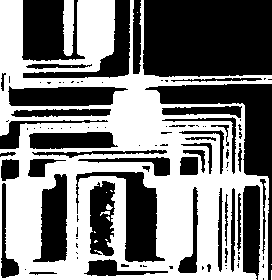
%> input picture Image processing/Εργασία 2η/circbw.tif, 272 x 280 px, given in place of cameraman.tif, which was not available
$ octave pr_imEx2.m   (GNU Octave 9; MATLAB toolbox functions it lacks are replaced by stand-ins)
%> lines starting %> are read from the running program, lines starting %| are printed output that depends on the picture; in (x1, y1, x2, y2) boxes, pixels count from 0 and x2, y2 are one past the last pixel; in counts of white or black regions, pixels touching at a corner belong together; the program's own positions count from 1; pictures that were not available may be replaced by others from this repository, and a replacement may not be noted
### Image processing/Εργασία 2η/myEdge.m
function[x] = myEdge(x,filter)

if strcmp(filter,'roberts') == 1 %creating table X1.
x1 = [1 0 0; 0 -1 0; 0 0 0];
%creatign filter by using X1 table

xx1 = filter2(x1,x); %creating table X2.
x2 = [0 1 0; -1 0 0; 0 0 0];
%creatign filter by using X2 table

xx2 = filter2(x2,x);
%combination of filters and elevation in square.
rob = sqrt(xx1.^2 + xx2.^2);
[x]=rob/255;
end
if strcmp(filter,'sobel') == 1 %creating table X1.
x1 = [1 0 0; 0 -1 0; 0 0 0];
%creatign filter by using X1 table

xx1 = filter2(x1,x);  %creating table X2.
x2 = x1';
%creatign filter by using X2 table

xx2 = filter2(x2,x);
%combination of filters and elevation in square.
sob = sqrt(xx1.^2 + xx2.^2);
[x]=sob/255;
end

### Image processing/Εργασία 2η/pr_imEx2.m
c=imread('cameraman.tif');
%> c: size 280x272 logical; 48.9% white; 14 white regions (10 under 20 px), largest, box (x1, y1, x2, y2) and area: (0, 0, 272, 280) 36579, (63, 0, 74, 56) 543, (106, 204, 113, 210) 27, (100, 211, 110, 216) 27
t=imread('tire.tif');
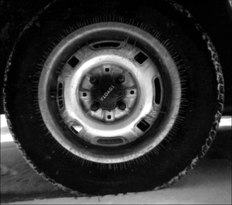
%> input picture Image processing/Εργασία 2η/tire.tif, 232 x 205 px
%> t is the input picture: size 205x232 uint8; min 0, max 255, mean 53.7
c1=myEdge(c,'roberts');
%> in myEdge, `xx2 = filter2(x2,x);`:
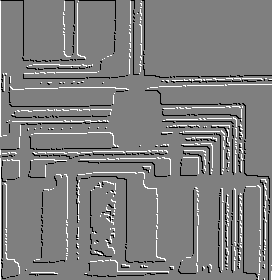
%> xx2: size 280x272 double; min -1, max 1, mean -0.00326; drawn with min black and max white
subplot(2,2,1)
imshow(c1)
title('Custom roberts filter')
c2=edge(c,'roberts');
%> c2: size 280x272 logical; 8% white in thin lines or dots
subplot(2,2,2)
imshow(c2)
title('Original roberts filter')
t1=myEdge(t,'roberts');
%> call 2 of myEdge, with filter = 'roberts'
%> in myEdge (call 2), `xx1 = filter2(x1,x);`:
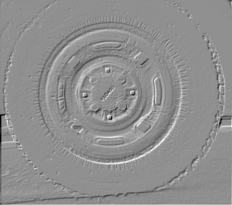
%> xx1: size 205x232 double; min -192, max 148, mean -0.7; drawn with min black and max white
%> in myEdge (call 2), `xx2 = filter2(x2,x);`:
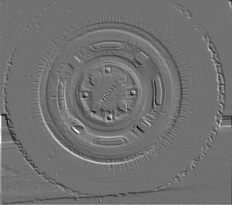
%> xx2: size 205x232 double; min -169, max 210, mean -0.5; drawn with min black and max white
subplot(2,2,3)
imshow(t1)
title('Custom roberts filter')
t2=edge(t,'roberts');
%> t2: size 205x232 logical; 3.4% white in thin lines or dots
subplot(2,2,4)
imshow(t2)
title('Original roberts filter'),figure

c1=myEdge(c,'sobel');
%> in myEdge (call 3), `sob = sqrt(xx1.^2 + xx2.^2);`: sob: size 280x272 double; values 0 (black) and 1.41 (white), 10.3% white in thin lines or dots
%> in myEdge (call 3), `[x]=sob/255;`: x: size 280x272 double; values 0 (black) and 0.00555 (white), 10.3% white in thin lines or dots
subplot(2,2,1)
imshow(c1)
title('Custom sobel filter')
c2=edge(c,'sobel');
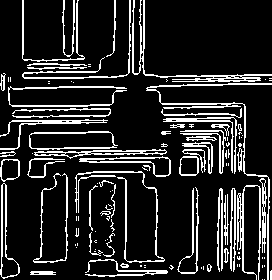
%> c2: size 280x272 logical; 15.6% white in thin lines or dots
subplot(2,2,2)
imshow(c2)
title('Original sobel filter')
t1=myEdge(t,'sobel');
%> call 4 of myEdge, with filter = 'sobel'
%> in myEdge (call 4), `sob = sqrt(xx1.^2 + xx2.^2);`:
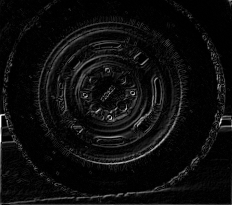
%> sob: size 205x232 double; min 0, max 271.5, mean 14.9; drawn with min black and max white
subplot(2,2,3)
imshow(t1)
title('Custom sobel filter')
t2=edge(t,'sobel');
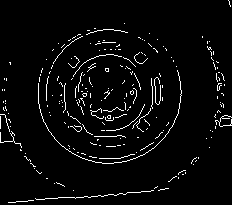
%> t2: size 205x232 logical; 3.9% white in thin lines or dots
subplot(2,2,4)
imshow(t2)
title('Original roberts filter')
